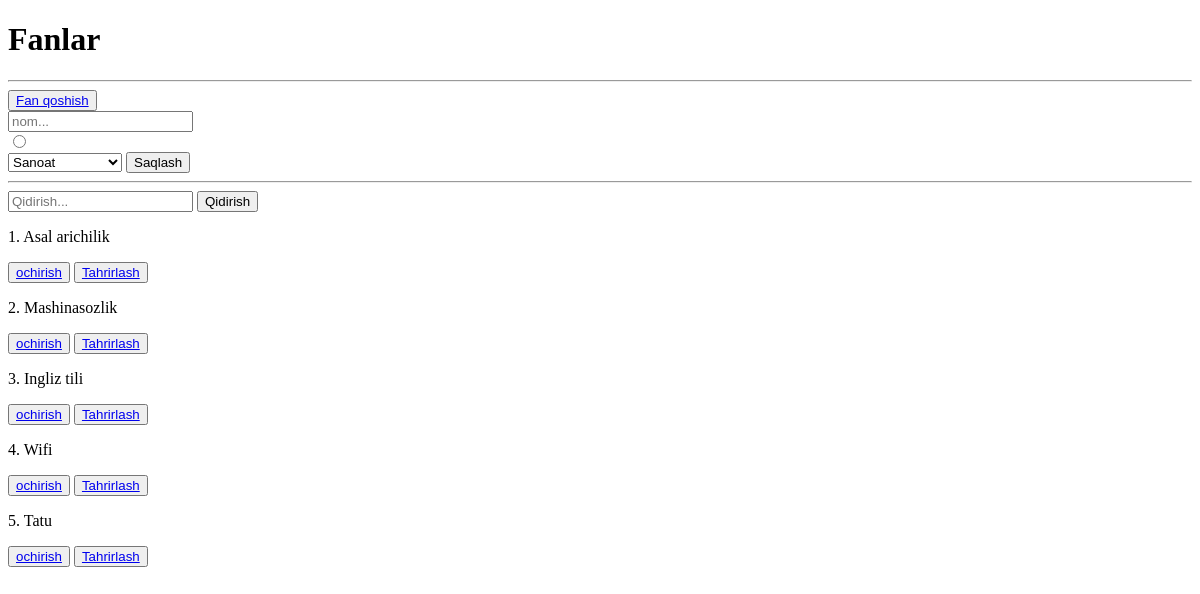
Before: /fanlar/ with the older database file.
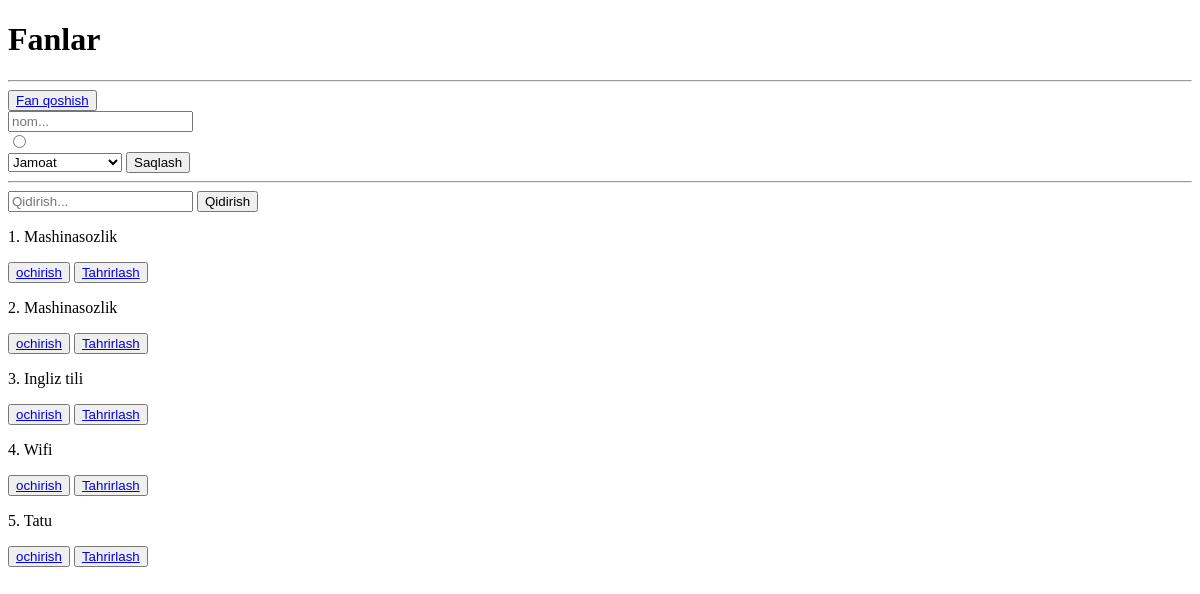
After: the same page with the newer database file.
### main/models.py (models this page shows, shortened)
class Fan(models.Model):
    nom = models.CharField(max_length=50)
    asosiy = models.BooleanField(blank=True, null=True)
    yonalish = models.ForeignKey(Yonalish, on_delete=models.CASCADE)
    class Meta:
        verbose_name = "Fan"
        verbose_name_plural = "Fanlar"

### main/views.py (the view)
# urls.py: path('fanlar/', fanlar, name='fanlar'),
def fanlar(request):
    fanlar = Fan.objects.all()
    if request.method == 'POST':
        Fan.objects.create(
            nom = request.POST.get('nom'),
            asosiy = True if request.POST.get('asosiy') == 'on' else False,
            yonalish = Yonalish.objects.get(id=request.POST.get('yonalish'))
        )
    search = request.GET.get('search')
    if search is not None:
        fanlar = Fan.objects.filter(nom__contains=search)
    else:
        fanlar = Fan.objects.all()
    context = {
        'fanlar': fanlar,
        'search': search,
        'yonalishlar': Yonalish.objects.all()
    }
    return render(request, 'fanlar.html', context)

### templates/fanlar.html (shortened to what this page needs)
<!DOCTYPE html>
<html lang="en">
<head>
</head>
<body>
<h1>Fanlar</h1>
<hr>
<button><a href="/fanlar/create">Fan qoshish</a></button>
<form method="post">
    <input type="text" name="nom" placeholder="nom..."><br>
    <input type="radio" name="asosiy"><br>
    <select name="yonalish">
        {% for yonalish in yonalishlar %}
        <option value="{{ yonalish.id }}">{{ yonalish.nom }}</option>
        {% endfor %}
    </select>
    <button>Saqlash</button>
</form>
<hr>
<form>
    <input type="text" placeholder="Qidirish..." name="search" {% if search %} value="{{ search }}" {% endif %}>
    <button>Qidirish</button>
</form>
{% for fan in fanlar %}
<p>{{ forloop.counter }}. {{ fan.nom }}</p>
<button><a href="/fanlar/{{ fan.id }}">ochirish</a></button>
<button><a href="/fanlar/{{ fan.id }}/edit">Tahrirlash</a></button>
{% endfor %}
</body>
</html>

Changed rows visible on the page:
changed Fan (number 1 of 5 on the later page): nom "Asal arichilik" → "Mashinasozlik"
Other visible differences:
form field yonalish: "Sanoat" → "Jamoat"
